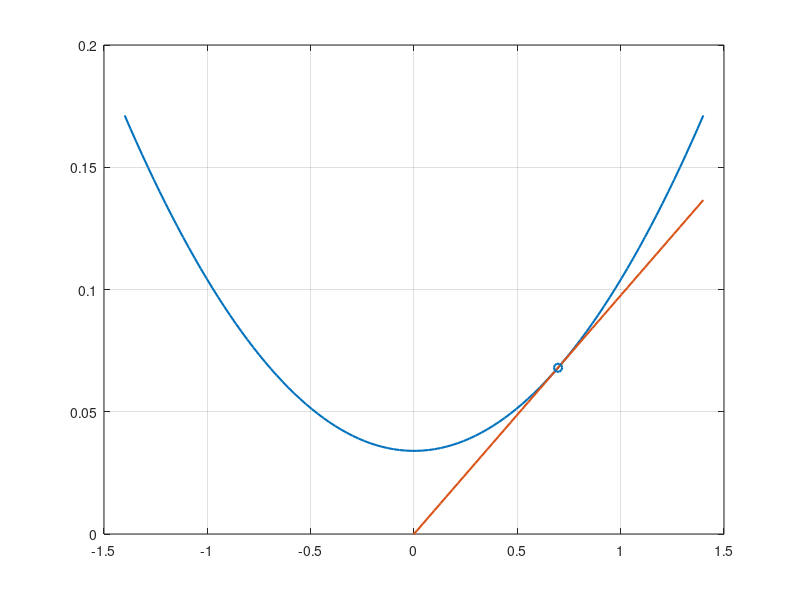

Write MATLAB code to recreate this figure. (Note: this script raises an error after producing the figure.)
%% Setup
clear all, close all
%% constants
m = 100;
S = 14;
C_D0 = 0.034;
K = 0.07;
g = 9.81;
rho = 1.13;
%C_l = 1.4;
%c = [m S C_d0 K g rho C_l];

%% Values
C_L = linspace(-1.4,1.4,100);
C_D = C_D0 + K*C_L.^2;
tangent = 2*K*sqrt(C_D0/K)*C_L;
x0 = sqrt(C_D0/K);

plot(C_L,C_D,'LineWidth',1.5)
ylim([0,0.2])
grid on
hold on
plot(C_L,tangent,'LineWidth',1.5)
scatter(x0, 2*K*sqrt(C_D0/K)*x0,'LineWidth',1.5)
ax = gca;
ax.FontSize = 11;
lables = ["$C_{D_0}+KC_L^2$", "$C_L$", strcat("$y=",num2str(2*K*sqrt(C_D0/K)*x0),", x=", num2str(x0), "$")]
xlabel('$C_L$', 'Interpreter','latex','FontSize',13);
ylabel('$C_D$', 'Interpreter','latex','FontSize',13);
legend(lables,'Interpreter','latex','FontSize',13)
saveas(gcf, "Plots\optimal_angle.png")